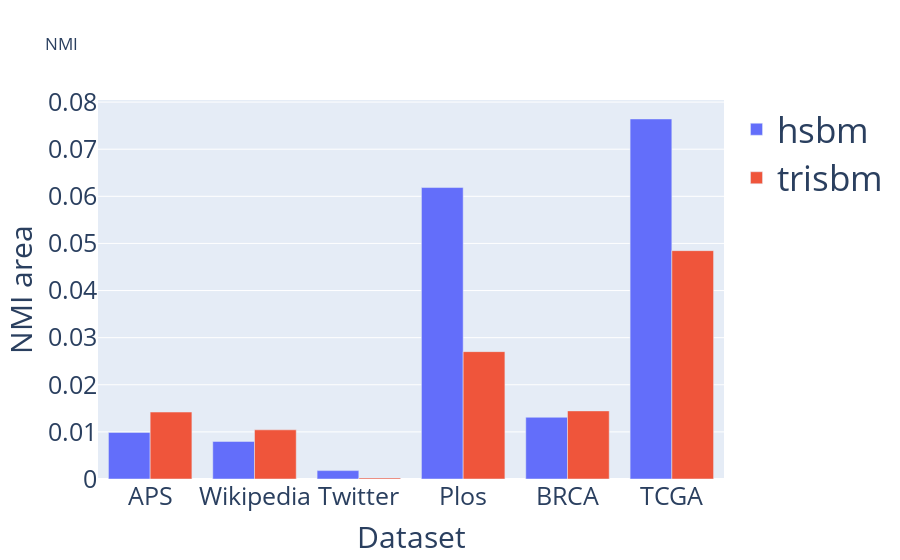

This figure's notebook cell:
### Code cell
fig = go.Figure()

sbmtm_scores = np.array([get_score_area(all_scores[experiment],"hsbm") for experiment in all_scores.keys()])
trisbm_scores = np.array([get_score_area(all_scores[experiment],"trisbm") for experiment in all_scores.keys()])

fig.add_traces([
    go.Bar(y=sbmtm_scores, name="hsbm"),
    go.Bar(y=trisbm_scores, name = "trisbm")
])

titlefont = {
    "size": 30 
}

tickfont = {
    "size":25
}

layout = {
    "title":"NMI",
    "xaxis":{
        "title": "Dataset",
        "tickmode": "array",
        "tickvals": list(range(len(experiments))),
        "ticktext": experiments,
        "titlefont": titlefont,
        "tickfont": tickfont
    },
    "yaxis":{
        "title": "NMI area",
        "titlefont": titlefont,
        "tickfont": tickfont,
    },
    "legend":{
        "font_size":35
    }
}

fig.update_layout(layout)

fig.show()
fig.write_image("NMI_comparison.pdf", engine="kaleido")

### Figure 1 — Plotly figure (JSON) as saved in the notebook; plotly's stock layout.template omitted (floating-point values rounded to 4 significant figures)
{"data": [{"name": "hsbm", "type": "bar", "y": [0.009887, 0.007973, 0.001783, 0.06186, 0.0131, 0.07642]}, {"name": "trisbm", "type": "bar", "y": [0.01421, 0.01044, 0.0002364, 0.02703, 0.01445, 0.04847]}], "layout": {"autosize": true, "legend": {"font": {"size": 35}}, "title": {"text": "NMI"}, "xaxis": {"autorange": true, "range": [-0.5, 5.5], "tickfont": {"size": 25}, "tickmode": "array", "ticktext": ["APS", "Wikipedia", "Twitter", "Plos", "BRCA", "TCGA"], "tickvals": [0, 1, 2, 3, 4, 5], "title": {"font": {"size": 30}, "text": "Dataset"}}, "yaxis": {"autorange": true, "range": [0, 0.08044], "tickfont": {"size": 25}, "title": {"font": {"size": 30}, "text": "NMI area"}, "type": "linear"}}}
